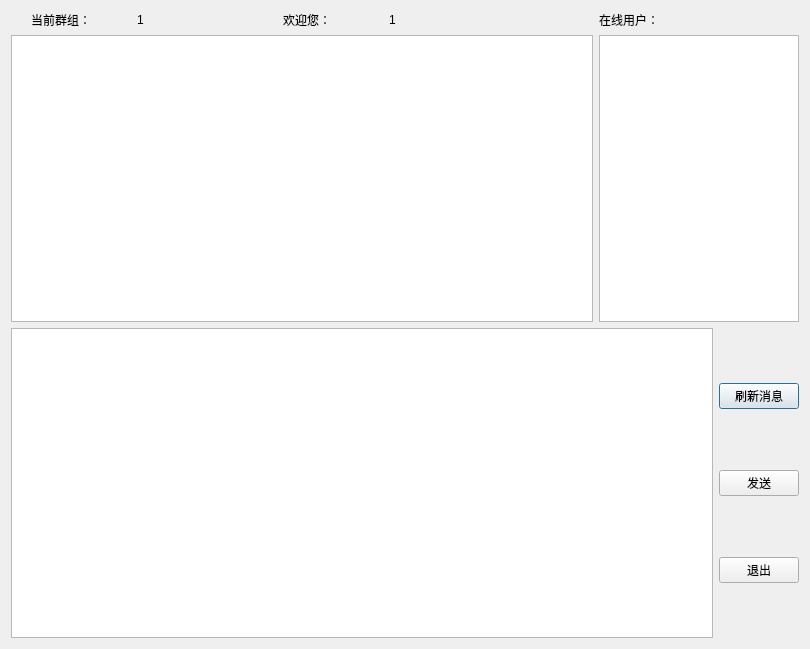
<?xml version="1.0" encoding="UTF-8"?>
<ui version="4.0">
 <class>GroupChat</class>
 <widget class="QDialog" name="GroupChat">
  <property name="geometry">
   <rect>
    <x>0</x>
    <y>0</y>
    <width>810</width>
    <height>649</height>
   </rect>
  </property>
  <property name="windowTitle">
   <string>群聊-局域网聊天</string>
  </property>
  <layout class="QVBoxLayout" name="verticalLayout_4">
   <item>
    <layout class="QHBoxLayout" name="horizontalLayout_3">
     <item>
      <layout class="QVBoxLayout" name="verticalLayout">
       <item>
        <layout class="QHBoxLayout" name="horizontalLayout_2">
         <item>
          <widget class="QLabel" name="label_groupsundisplay">
           <property name="maximumSize">
            <size>
             <width>80</width>
             <height>30</height>
            </size>
           </property>
           <property name="text">
            <string>当前群组：</string>
           </property>
          </widget>
         </item>
         <item>
          <widget class="QLabel" name="label_groups">
           <property name="maximumSize">
            <size>
             <width>120</width>
             <height>30</height>
            </size>
           </property>
           <property name="text">
            <string>1</string>
           </property>
          </widget>
         </item>
         <item>
          <widget class="QLabel" name="label_usersdisplay">
           <property name="maximumSize">
            <size>
             <width>80</width>
             <height>30</height>
            </size>
           </property>
           <property name="text">
            <string>欢迎您：</string>
           </property>
          </widget>
         </item>
         <item>
          <widget class="QLabel" name="label_users">
           <property name="maximumSize">
            <size>
             <width>180</width>
             <height>30</height>
            </size>
           </property>
           <property name="text">
            <string>1</string>
           </property>
          </widget>
         </item>
        </layout>
       </item>
       <item>
        <widget class="QTextBrowser" name="textBrowser_message">
         <property name="maximumSize">
          <size>
           <width>16777215</width>
           <height>16777215</height>
          </size>
         </property>
        </widget>
       </item>
      </layout>
     </item>
     <item>
      <layout class="QVBoxLayout" name="verticalLayout_3">
       <item>
        <widget class="QLabel" name="label">
         <property name="maximumSize">
          <size>
           <width>200</width>
           <height>16777215</height>
          </size>
         </property>
         <property name="text">
          <string>在线用户：</string>
         </property>
        </widget>
       </item>
       <item>
        <widget class="QListWidget" name="listWidget">
         <property name="maximumSize">
          <size>
           <width>200</width>
           <height>16777215</height>
          </size>
         </property>
        </widget>
       </item>
      </layout>
     </item>
    </layout>
   </item>
   <item>
    <layout class="QHBoxLayout" name="horizontalLayout">
     <item>
      <widget class="QTextEdit" name="textEdit"/>
     </item>
     <item>
      <layout class="QVBoxLayout" name="verticalLayout_2">
       <item>
        <widget class="QPushButton" name="pushButton_refresh">
         <property name="text">
          <string>刷新消息</string>
         </property>
        </widget>
       </item>
       <item>
        <widget class="QPushButton" name="pushButton_send">
         <property name="text">
          <string>发送</string>
         </property>
        </widget>
       </item>
       <item>
        <widget class="QPushButton" name="pushButton_exit">
         <property name="text">
          <string>退出</string>
         </property>
        </widget>
       </item>
      </layout>
     </item>
    </layout>
   </item>
  </layout>
 </widget>
 <resources/>
 <connections/>
</ui>
